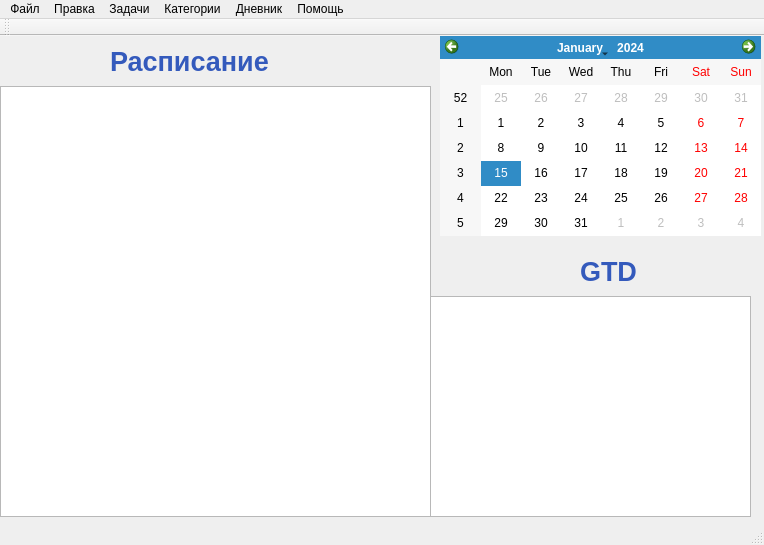
<?xml version="1.0" encoding="UTF-8"?>
<ui version="4.0">
 <class>Main</class>
 <widget class="QMainWindow" name="Main">
  <property name="geometry">
   <rect>
    <x>0</x>
    <y>0</y>
    <width>764</width>
    <height>545</height>
   </rect>
  </property>
  <property name="windowTitle">
   <string>Main</string>
  </property>
  <widget class="QWidget" name="centralWidget">
   <widget class="QTableView" name="tableView">
    <property name="geometry">
     <rect>
      <x>0</x>
      <y>50</y>
      <width>431</width>
      <height>431</height>
     </rect>
    </property>
   </widget>
   <widget class="QCalendarWidget" name="calendarWidget">
    <property name="geometry">
     <rect>
      <x>440</x>
      <y>0</y>
      <width>321</width>
      <height>200</height>
     </rect>
    </property>
   </widget>
   <widget class="QListView" name="listView">
    <property name="geometry">
     <rect>
      <x>430</x>
      <y>260</y>
      <width>321</width>
      <height>221</height>
     </rect>
    </property>
   </widget>
   <widget class="QLabel" name="label">
    <property name="geometry">
     <rect>
      <x>580</x>
      <y>220</y>
      <width>61</width>
      <height>31</height>
     </rect>
    </property>
    <property name="text">
     <string>&lt;html&gt;&lt;head/&gt;&lt;body&gt;&lt;p&gt;&lt;span style=&quot; font-size:20pt; font-weight:600; color:#345abc;&quot;&gt;GTD&lt;/span&gt;&lt;/p&gt;&lt;/body&gt;&lt;/html&gt;</string>
    </property>
   </widget>
   <widget class="QScrollBar" name="verticalScrollBar">
    <property name="geometry">
     <rect>
      <x>1010</x>
      <y>270</y>
      <width>16</width>
      <height>211</height>
     </rect>
    </property>
    <property name="orientation">
     <enum>Qt::Vertical</enum>
    </property>
   </widget>
   <widget class="QLabel" name="label_2">
    <property name="geometry">
     <rect>
      <x>110</x>
      <y>10</y>
      <width>161</width>
      <height>31</height>
     </rect>
    </property>
    <property name="text">
     <string>&lt;html&gt;&lt;head/&gt;&lt;body&gt;&lt;p&gt;&lt;span style=&quot; font-size:20pt; font-weight:600; color:#345abc;&quot;&gt;Расписание&lt;/span&gt;&lt;/p&gt;&lt;/body&gt;&lt;/html&gt;</string>
    </property>
   </widget>
   <zorder>calendarWidget</zorder>
   <zorder>listView</zorder>
   <zorder>label</zorder>
   <zorder>verticalScrollBar</zorder>
   <zorder>label_2</zorder>
   <zorder>tableView</zorder>
  </widget>
  <widget class="QMenuBar" name="menuBar">
   <property name="geometry">
    <rect>
     <x>0</x>
     <y>0</y>
     <width>764</width>
     <height>25</height>
    </rect>
   </property>
   <widget class="QMenu" name="menu">
    <property name="title">
     <string>Файл</string>
    </property>
   </widget>
   <widget class="QMenu" name="menu_2">
    <property name="title">
     <string>Правка</string>
    </property>
   </widget>
   <widget class="QMenu" name="menu_3">
    <property name="title">
     <string>Задачи</string>
    </property>
    <addaction name="task_add_menu"/>
   </widget>
   <widget class="QMenu" name="menu_4">
    <property name="title">
     <string>Помощь</string>
    </property>
   </widget>
   <widget class="QMenu" name="menu_5">
    <property name="title">
     <string>Категории</string>
    </property>
   </widget>
   <widget class="QMenu" name="menu_6">
    <property name="title">
     <string>Дневник</string>
    </property>
   </widget>
   <addaction name="menu"/>
   <addaction name="menu_2"/>
   <addaction name="menu_3"/>
   <addaction name="menu_5"/>
   <addaction name="menu_6"/>
   <addaction name="menu_4"/>
  </widget>
  <widget class="QToolBar" name="mainToolBar">
   <attribute name="toolBarArea">
    <enum>TopToolBarArea</enum>
   </attribute>
   <attribute name="toolBarBreak">
    <bool>false</bool>
   </attribute>
  </widget>
  <widget class="QStatusBar" name="statusBar"/>
  <action name="task_add_menu">
   <property name="text">
    <string>Добавить задачу</string>
   </property>
  </action>
 </widget>
 <layoutdefault spacing="6" margin="11"/>
 <resources/>
 <connections/>
</ui>
